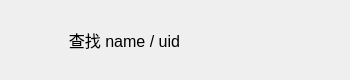
<?xml version="1.0" encoding="UTF-8"?>
<ui version="4.0">
 <class>AddUserItem</class>
 <widget class="QWidget" name="AddUserItem">
  <property name="geometry">
   <rect>
    <x>0</x>
    <y>0</y>
    <width>350</width>
    <height>80</height>
   </rect>
  </property>
  <property name="minimumSize">
   <size>
    <width>350</width>
    <height>80</height>
   </size>
  </property>
  <property name="maximumSize">
   <size>
    <width>350</width>
    <height>80</height>
   </size>
  </property>
  <property name="windowTitle">
   <string>Form</string>
  </property>
  <layout class="QHBoxLayout" name="horizontalLayout">
   <property name="spacing">
    <number>0</number>
   </property>
   <property name="leftMargin">
    <number>0</number>
   </property>
   <property name="topMargin">
    <number>0</number>
   </property>
   <property name="rightMargin">
    <number>0</number>
   </property>
   <property name="bottomMargin">
    <number>0</number>
   </property>
   <item>
    <widget class="QLabel" name="addTipLabel">
     <property name="minimumSize">
      <size>
       <width>60</width>
       <height>60</height>
      </size>
     </property>
     <property name="maximumSize">
      <size>
       <width>60</width>
       <height>60</height>
      </size>
     </property>
     <property name="font">
      <font>
       <pointsize>13</pointsize>
      </font>
     </property>
     <property name="text">
      <string/>
     </property>
    </widget>
   </item>
   <item>
    <widget class="QLabel" name="searchTipLabel">
     <property name="font">
      <font>
       <pointsize>12</pointsize>
      </font>
     </property>
     <property name="text">
      <string>  查找 name / uid</string>
     </property>
    </widget>
   </item>
   <item>
    <widget class="QLabel" name="rightTipLabel">
     <property name="minimumSize">
      <size>
       <width>60</width>
       <height>60</height>
      </size>
     </property>
     <property name="maximumSize">
      <size>
       <width>60</width>
       <height>60</height>
      </size>
     </property>
     <property name="text">
      <string/>
     </property>
    </widget>
   </item>
  </layout>
 </widget>
 <resources/>
 <connections/>
</ui>
